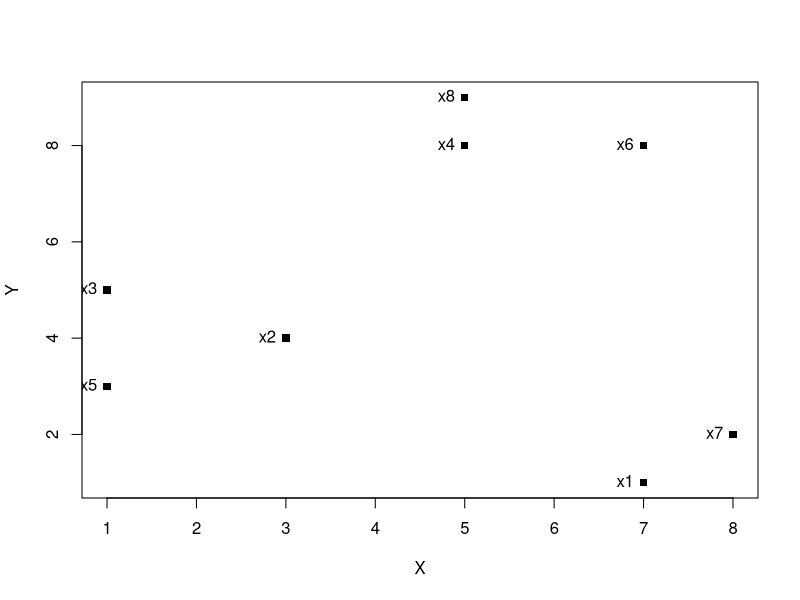
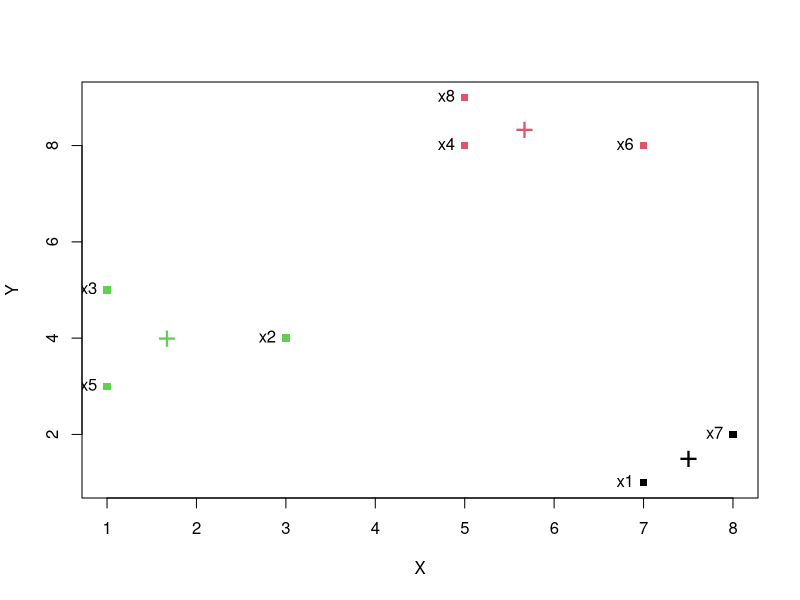
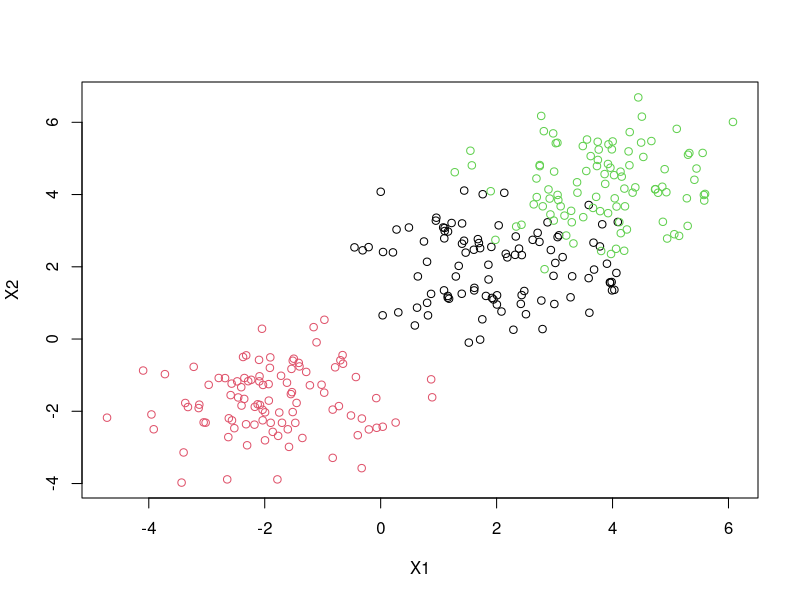
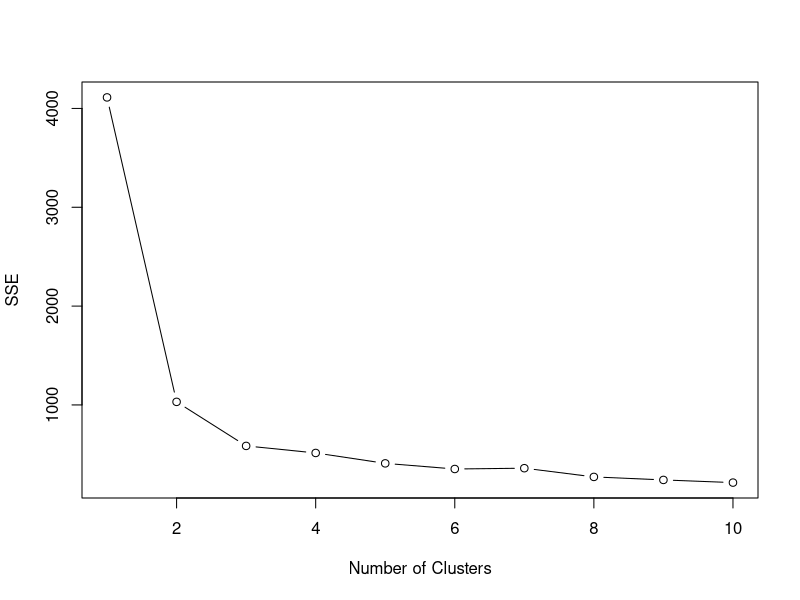
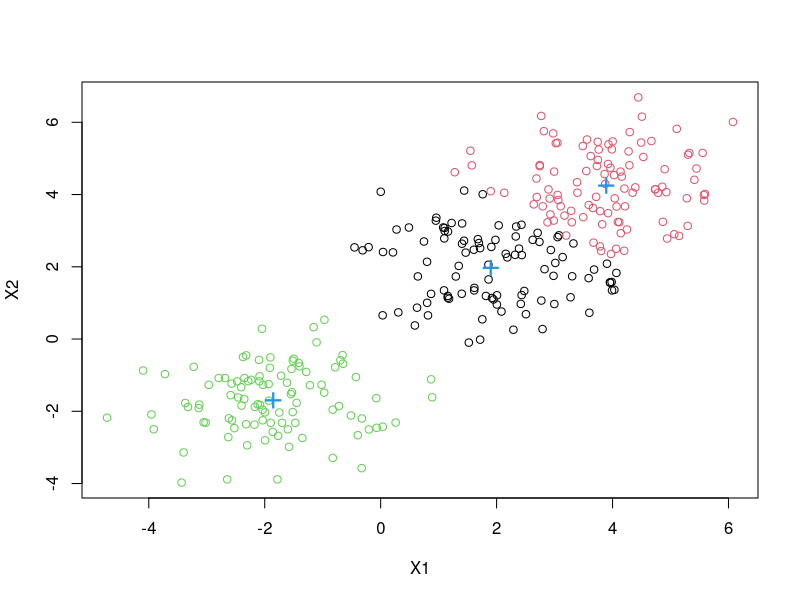
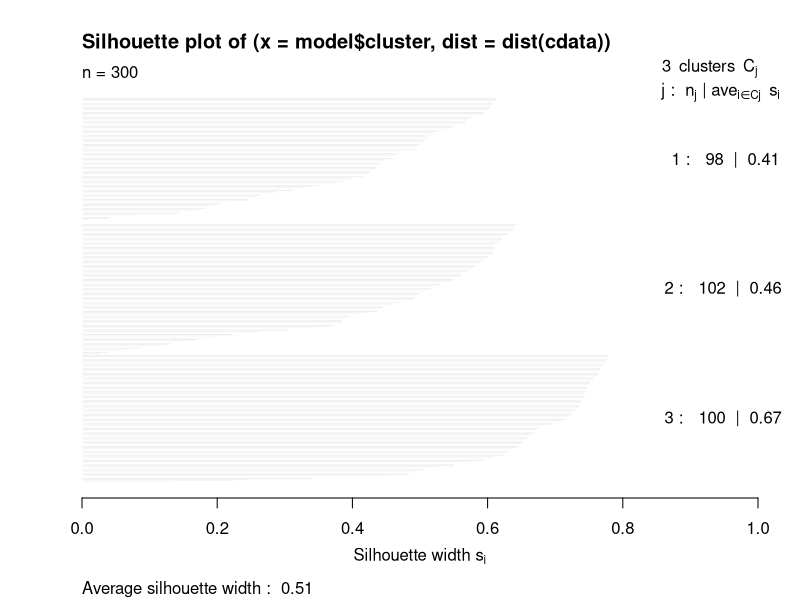
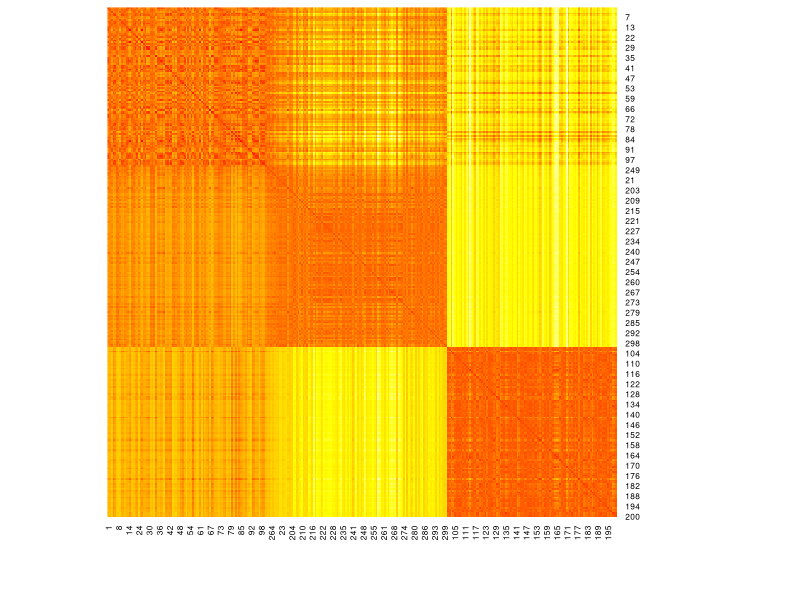
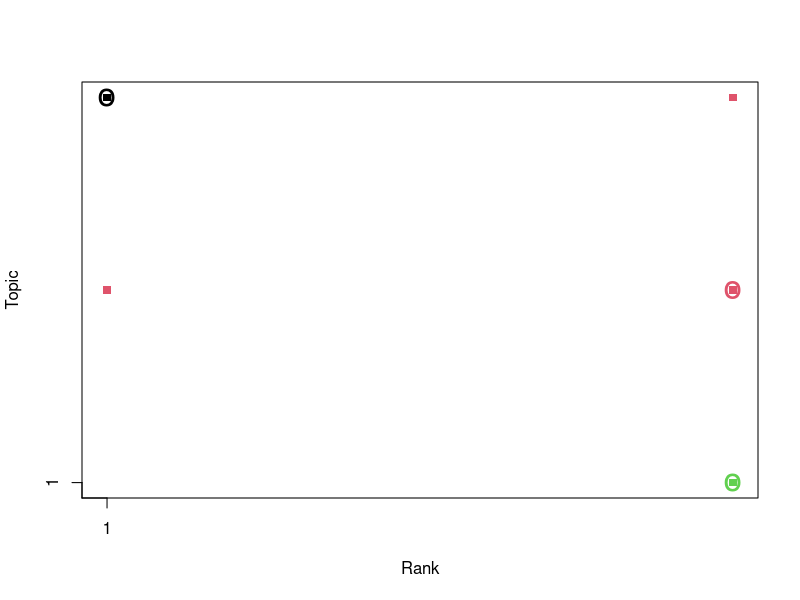

Write the R code that produced these figures, in order.
rm(list=ls())

#Section 2 k-Means
X = c(7, 3, 1, 5, 1, 7, 8, 5)
Y = c(1, 4, 5, 8, 3, 8, 2, 9)
rnames = c("x1", "x2", "x3", "x4", "x5", "x6", "x7", "x8")
kdata = data.frame(X, Y, row.names = rnames)
plot(kdata, pch=15)
text(kdata, labels = row.names(kdata), pos = 2)

model = kmeans(kdata, centers = kdata[1:3,])
model$centers
model$cluster
cohesion = model$tot.withinss
separation = model$betweenss

plot(kdata, col = model$cluster, pch =15)
text(kdata, labels = row.names(kdata), pos=2)
points(model$centers, col = 1:length(model$centers), pch="+", cex=2)

#Section 3 k-Means and evaluation metrics
library(cluster)
cdata = read.csv("cdata.txt")
target = cdata[,3]
cdata = cdata[, 1:2]

plot(cdata, col=target)
SSE <- (nrow(cdata)-1) * sum(apply(cdata,2,var))
for (i in 2:10)
  SSE[i] <- kmeans(cdata, centers=i)$tot.withinss
plot(1:10, SSE, type="b", xlab="Number of Clusters", ylab="SSE")

model = kmeans(cdata, centers=3)
model$centers
model$cluster

cohesion = model$tot.withinss
separation = model$betweenss

plot(cdata, col = model$cluster)
points(model$centers, col = 4, pch = "+", cex=2)

  #Silhouette
model_silhouette = silhouette(model$cluster, dist(cdata))
plot(model_silhouette)
mean_silhouette = mean(model_silhouette[,3])

  #Heatmap
cdata_ord = cdata[order(model$cluster),]
heatmap(as.matrix(dist(cdata_ord)), Rowv = NA, Colv = NA, col = heat.colors(256), revC = TRUE)

#Section 4 k-Medoids
library(cluster)
Rank = c("High", "Low", "High", "Low", "Low", "High")
Topic = c("SE", "SE", "ML", "DM", "ML", "SE")
conferences = data.frame(Rank, Topic)

model = pam(conferences,3)
model$medoids
model$clustering
conferences[model$id.med,]

L1 = levels(conferences$Rank)
L2 = levels(conferences$Topic)
plot(model$data, xaxt = "n", yaxt = "n", pch=15, col = model$clustering)
axis(1, at = 1:length(L1), labels = L1)
axis(2, at = 1:length(L2), labels = L2)
points(conferences[model$id.med,], col=1:3, pch="o", cex=2)
